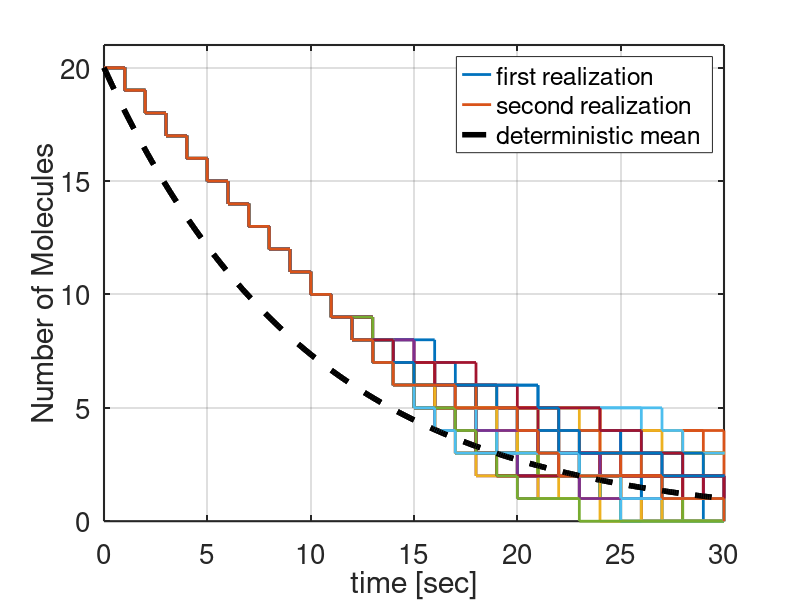
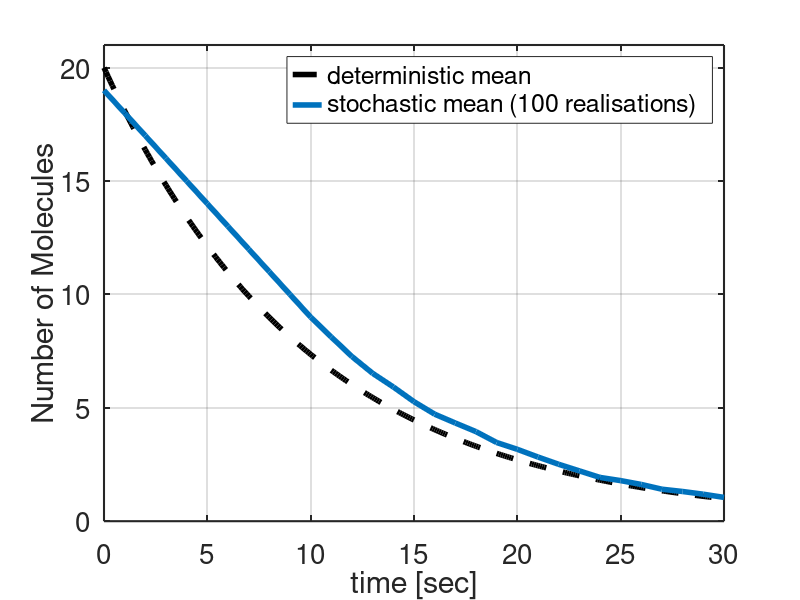

Recreate these plots in MATLAB, in order.
function CH1_naive_SSA_degradation

k=0.1; % reaction rate parameter
Ainitial=20; % initial number of A molecules, n0 in the notes
dt=1; % discretisation parameter/step size -> play with this, test limits!
numberofrealisations=100; % number of sample paths to run

times = 0:dt:30;
Adata = zeros(length(times),numberofrealisations);
%% Naive SSA of the degradation process
for i=1:numberofrealisations
    A=Ainitial;
    time=0;
    j=1;
    Aplot(1,i)=A;
    timeplot(1,i)=0;
    Adata(1,i) = A;
    m = 0;
    while (j<Ainitial+1)
        rr=rand(1,1);
        time=time+dt;
        m = m+1;
        if (rr<k*A*dt)
            A=A-1;
            j=j+1;
            Aplot(j,i)=A;
            timeplot(j,i)=time;
        end
        if m < length(times)+1
            Adata(m,i)=A;
        end
    end
    Aplot(j+1,i)=A;
    if (time<30)
        timeplot(j+1,i)=30;
    else
        timeplot(j+1,i)=time;
    end
end

tdet=zeros(301,1);
Adet=zeros(301,1);
tdet=[0:0.1:30]; % this is just for the deterministic comparison
Adet(:)=Ainitial*exp(-k*tdet(:));

%% Plot some sample paths for comparison to the mean (deterministic model)
figure; 
for i=1:min(2,numberofrealisations)
    h=stairs(timeplot(:,i),Aplot(:,i));
    set(h,'Linewidth',2);
    hold on;
end
plot(tdet,Adet,'k--','Linewidth',4);
xlabel('time [sec]');
ylabel('Number of Molecules');
if numberofrealisations > 2
    for i = 3:numberofrealisations
        h=stairs(timeplot(:,i),Aplot(:,i));
        set(h,'Linewidth',2);
        hold on;
    end
end
plot(tdet,Adet,'k--','Linewidth',4);
hh=legend('first realization','second realization','deterministic mean');
axis([0 30 0 (Ainitial+1)]);
set(gca,'linewidth',1.5);
set(gca,'FontSize',20);
grid on;
%% Plot the stochastic mean (estimated from multiple simulations) against the deterministic mean
%keyboard; % this is a useful command for debugging!
figure;
plot(tdet,Adet,'k--','Linewidth',4);
hold on;
plot(times,mean(Adata(:,:)'),'Linewidth',4);
xlabel('time [sec]');
ylabel('Number of Molecules');
str = ['stochastic mean (' num2str(numberofrealisations) ' realisations)'];
hh=legend('deterministic mean',str);
axis([0 30 0 (Ainitial+1)]);
set(gca,'linewidth',1.5);
set(gca,'FontSize',20);
grid on;

